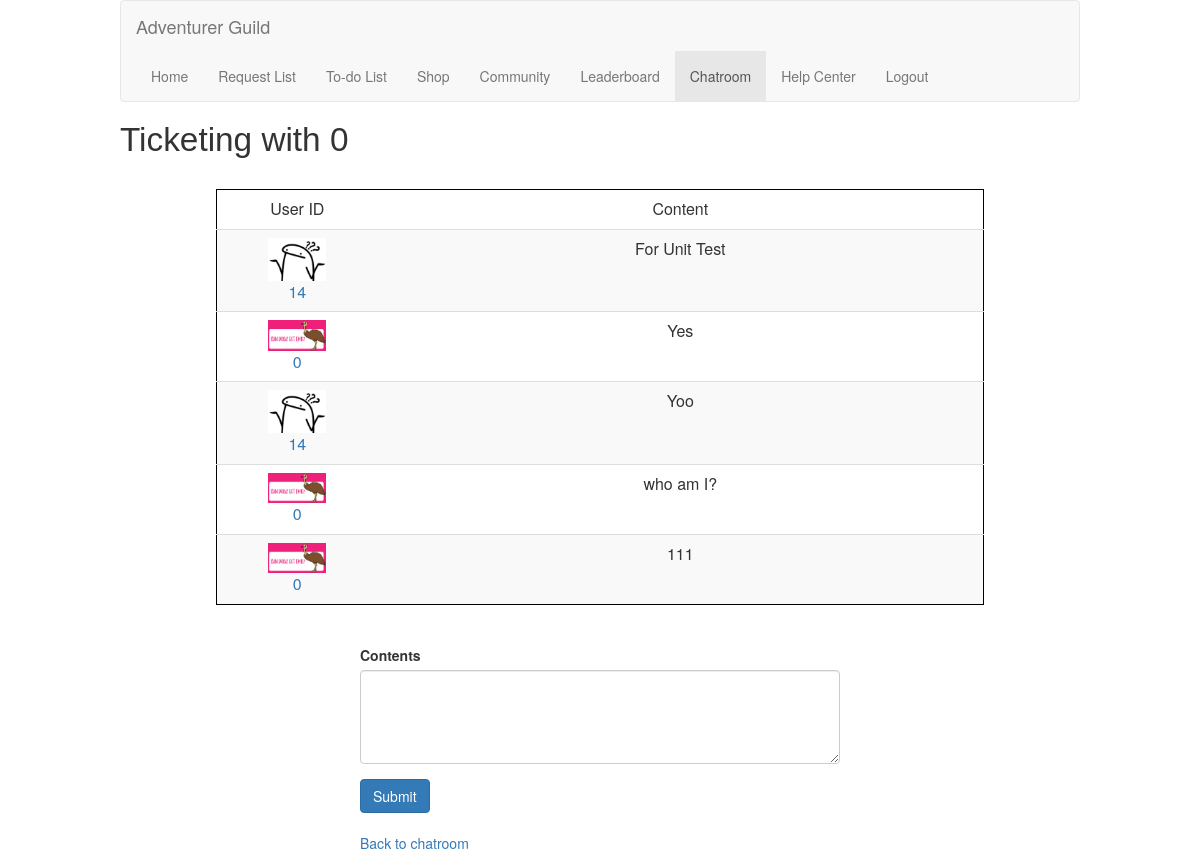
Screenshot of /chat/8d243529-f104-4d2f-955c-8b116670e2a6 (signed in) with the database file from the repository.
### models/sqlmodels.py (models this page shows, shortened)
class Chats(db.Model):
    __tablename__ = 'chats'
    replyID = Column(Integer, primary_key=True, autoincrement=True)
    chatID = Column(Text, nullable=False)
    srcUserID = Column(String(120), ForeignKey('users.userID', name='fk_chat_userID1'))
    dstUserID = Column(String(120), ForeignKey('users.userID', name='fk_chat_userID2'))
    content = Column(Text, nullable=False, default="No Content")

class UserInfo(db.Model):
    __tablename__ = 'users'
    userID = Column(String(120), primary_key=True)
    email = Column(String(120), nullable=False)
    password = Column(String(120), nullable=False)
    coins = Column(Integer, nullable=False, default=10)
    avatar = Column(Text, nullable=False, default="default")
    country = Column(Text, nullable=False)
    pincode = Column(Text, nullable=False, default="123")

### routes.py (the view)
    @mainBluePrint.route("/chat/<chatid>")
    @login_required
    def chatDetailsPage(chatid):
        dstuser = getChatInfo(chatid,"dstuser") # Fetch destination user for reply form
        result = Chats.query.join(UserInfo, Chats.srcUserID == UserInfo.userID). \
                add_columns(UserInfo.avatar, Chats.srcUserID, Chats.content). \
                filter(Chats.chatID == chatid).all()
        if result:
            return render_template('chat_details.html',results=result, dstUser=dstuser, chatID=chatid)
        else:
            return render_template('chat_details.html', infomsg="Unexpected error")

### apps/get.py (called while the page is built)
def getChatInfo(chatID, action):
        chat = Chats.query.filter(Chats.chatID == chatID).first()
        if chat:
            if action == "srcuser":
                return str(chat.srcUserID)
            elif action == "dstuser":
                return str(chat.dstUserID)
            elif action == "time":
                return str(chat.time)
        return None

### routes.py (called while the page is built)
    @login_manager.user_loader
    def load_user(user_id):
        return User(user_id)

### templates/chat_details.html (shortened to what this page needs)
{% extends 'base.html' %}
{% block content %}
    <h1 id="pageBanner">Ticketing with {{dstUser}}</h1>
    <br>
    <div>
        <table id="threadContents" class="table table-striped listcontents">
            <thead>
                <tr>
                    <td class="col descCol">User ID</td>
                    <td class="col">Content</td>
                </tr>
            </thead>
            <tbody>
            {% for resultitem in results %}
            <tr>
                <td class="descCol"><a href="/profile/{{resultitem.srcUserID}}" title="View User Profile" target="_blank">
                    <img src="{{url_for('static',filename='nft/' + resultitem.avatar + '.png')}}" alt="Avatar" class="avatarInDetails">
                    <br>{{ resultitem.srcUserID }}</a></td>
                <td>{{ resultitem.content }}</td>
            </tr>
            {% endfor %}
            </tbody>
        </table>
        <br>
    </div>
    <div class="newthreadandrequest">
        <form method="POST" action="/dochatreply">
            <div class="form-group fillForms">
                <label for="content">Contents</label>
                <textarea class="form-control" id="content" name="content" rows="4" cols="50" required></textarea>
            </div>
            <button type="submit" id="doSubmit" class="btn btn-primary">Submit</button>
            </form>
            <br>
            <p><a href="/chat" title="Back">Back to chatroom</a></p>
    </div>
{% endblock %}

### static/css/main.css (style rules this page uses)
a { text-decoration: none; }
.listcontents { width: 90%; margin-left: auto; margin-right: auto; }
.newthreadandrequest { margin-left: auto; margin-right: auto; width: 50%; }
.descCol { width: 21%; }
.avatarInDetails { margin-left: auto; margin-right: auto; width: 40%; height: 40%; }
#pageBanner { font-family: 'Gill Sans', 'Gill Sans MT', Calibri, 'Trebuchet MS', sans-serif; font-size: 25pt; }
#threadContents { border: solid 1px black; text-align: center; margin-left: auto; margin-right: auto; font-size: 12pt; width: 80%; }

### rows the page displays
Chats: avatar (placeholder picture), srcUserID "14", content "For Unit Test"
Chats: srcUserID "0", content "Yes"
Chats: avatar (placeholder picture), srcUserID "14", content "Yoo"
Chats: srcUserID "0", content "who am I?"
Chats: srcUserID "0", content "111"

### other values shown
{{ dstUser }} "0"
